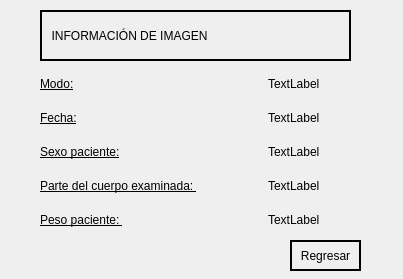
<?xml version="1.0" encoding="UTF-8"?>
<ui version="4.0">
 <class>info_imagen</class>
 <widget class="QDialog" name="info_imagen">
  <property name="geometry">
   <rect>
    <x>0</x>
    <y>0</y>
    <width>403</width>
    <height>279</height>
   </rect>
  </property>
  <property name="windowTitle">
   <string>Dialog</string>
  </property>
  <property name="sizeGripEnabled">
   <bool>false</bool>
  </property>
  <property name="modal">
   <bool>true</bool>
  </property>
  <widget class="QPushButton" name="regresar">
   <property name="geometry">
    <rect>
     <x>290</x>
     <y>240</y>
     <width>71</width>
     <height>31</height>
    </rect>
   </property>
   <property name="cursor">
    <cursorShape>PointingHandCursor</cursorShape>
   </property>
   <property name="styleSheet">
    <string notr="true">border: 2px solid rgba(0,0,0,1);
font: 10pt &quot;Romantic&quot;;</string>
   </property>
   <property name="text">
    <string>Regresar</string>
   </property>
  </widget>
  <widget class="QLabel" name="label">
   <property name="geometry">
    <rect>
     <x>40</x>
     <y>10</y>
     <width>311</width>
     <height>51</height>
    </rect>
   </property>
   <property name="styleSheet">
    <string notr="true">font: 75 16pt &quot;Romantic&quot;;
border: 2px solid rgba(0,0,0,1);</string>
   </property>
   <property name="text">
    <string>  INFORMACIÓN DE IMAGEN </string>
   </property>
  </widget>
  <widget class="QWidget" name="gridLayoutWidget">
   <property name="geometry">
    <rect>
     <x>40</x>
     <y>70</y>
     <width>321</width>
     <height>164</height>
    </rect>
   </property>
   <layout class="QGridLayout" name="gridLayout">
    <item row="4" column="0">
     <widget class="QLabel" name="label_3">
      <property name="styleSheet">
       <string notr="true">font: 12pt &quot;Romantic&quot;;
text-decoration: underline;</string>
      </property>
      <property name="text">
       <string>Sexo paciente:</string>
      </property>
     </widget>
    </item>
    <item row="0" column="1" alignment="Qt::AlignHCenter">
     <widget class="QLabel" name="mode">
      <property name="styleSheet">
       <string notr="true">font: 12pt &quot;Romantic&quot;;</string>
      </property>
      <property name="text">
       <string>TextLabel</string>
      </property>
     </widget>
    </item>
    <item row="4" column="1" alignment="Qt::AlignHCenter">
     <widget class="QLabel" name="pat_sex">
      <property name="styleSheet">
       <string notr="true">font: 12pt &quot;Romantic&quot;;</string>
      </property>
      <property name="text">
       <string>TextLabel</string>
      </property>
     </widget>
    </item>
    <item row="0" column="0">
     <widget class="QLabel" name="label_2">
      <property name="styleSheet">
       <string notr="true">font: 12pt &quot;Romantic&quot;;
text-decoration: underline;</string>
      </property>
      <property name="text">
       <string>Modo:</string>
      </property>
     </widget>
    </item>
    <item row="3" column="0">
     <widget class="QLabel" name="label_5">
      <property name="minimumSize">
       <size>
        <width>182</width>
        <height>0</height>
       </size>
      </property>
      <property name="styleSheet">
       <string notr="true">font: 12pt &quot;Romantic&quot;;
text-decoration: underline;</string>
      </property>
      <property name="text">
       <string>Fecha:</string>
      </property>
     </widget>
    </item>
    <item row="7" column="0">
     <widget class="QLabel" name="label_4">
      <property name="styleSheet">
       <string notr="true">font: 12pt &quot;Romantic&quot;;
text-decoration: underline;</string>
      </property>
      <property name="text">
       <string>Parte del cuerpo examinada: </string>
      </property>
     </widget>
    </item>
    <item row="8" column="0">
     <widget class="QLabel" name="label_6">
      <property name="styleSheet">
       <string notr="true">font: 12pt &quot;Romantic&quot;;
text-decoration: underline;</string>
      </property>
      <property name="text">
       <string>Peso paciente: </string>
      </property>
     </widget>
    </item>
    <item row="8" column="1" alignment="Qt::AlignHCenter">
     <widget class="QLabel" name="peso_pac">
      <property name="styleSheet">
       <string notr="true">font: 12pt &quot;Romantic&quot;;</string>
      </property>
      <property name="text">
       <string>TextLabel</string>
      </property>
     </widget>
    </item>
    <item row="7" column="1" alignment="Qt::AlignHCenter">
     <widget class="QLabel" name="body_part">
      <property name="styleSheet">
       <string notr="true">font: 12pt &quot;Romantic&quot;;</string>
      </property>
      <property name="text">
       <string>TextLabel</string>
      </property>
     </widget>
    </item>
    <item row="3" column="1" alignment="Qt::AlignHCenter">
     <widget class="QLabel" name="date">
      <property name="styleSheet">
       <string notr="true">font: 12pt &quot;Romantic&quot;;</string>
      </property>
      <property name="text">
       <string>TextLabel</string>
      </property>
     </widget>
    </item>
   </layout>
  </widget>
  <widget class="QLabel" name="label_7">
   <property name="geometry">
    <rect>
     <x>-30</x>
     <y>-10</y>
     <width>451</width>
     <height>311</height>
    </rect>
   </property>
   <property name="text">
    <string/>
   </property>
   <property name="pixmap">
    <pixmap>Imagenes/info.jpg</pixmap>
   </property>
   <property name="scaledContents">
    <bool>true</bool>
   </property>
  </widget>
  <zorder>label_7</zorder>
  <zorder>regresar</zorder>
  <zorder>label</zorder>
  <zorder>gridLayoutWidget</zorder>
 </widget>
 <resources/>
 <connections/>
</ui>
